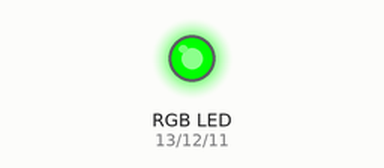
Bench run of a sketch on a simulated Arduino Uno, built with avr-gcc and run on an emulated ATmega328P. Parts: an RGB LED mixed from three pins (HIGH = lit).

Above: at 0.5 s.
At 1.5 s:
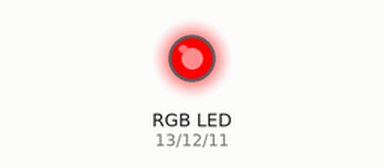
At 5.5 s:
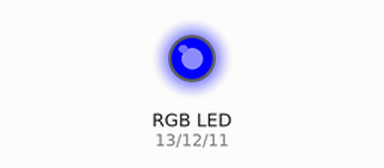
Timing chart, 0 to 6.9 s (numbered marks = the images above):
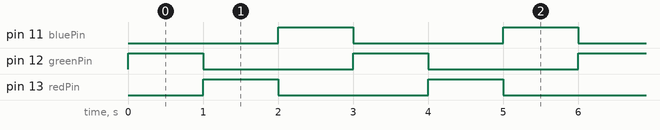

The sketch:

12-zdravo-rgb.ino
```cpp
/*
  Potrebna je RGB led sijalica.
  Uključiti RGB ulaze u tri različita pina, a minus u uzemljenje (GND).
*/

int interval = 1000;
int brojac = 0;
int bluePin = 11, greenPin = 12, redPin = 13;

void setup() {
  pinMode(bluePin, OUTPUT);
  pinMode(greenPin, OUTPUT);
  pinMode(redPin, OUTPUT);
}

void loop() {
  brojac = (brojac + 1) % 3;
  int pin = brojac + 11; // smenjuje se 11, 12, 13
  digitalWrite(pin, HIGH);
  delay(interval);
  digitalWrite(pin, LOW);
}
```

Measured:
- by itself, pin 11 (bluePin), pin 12 (greenPin), pin 13 (redPin): alternates HIGH for 1.0 s and LOW for 2.0 s
- by itself, everything shown: repeats every 3.0 s, in 6 steps
